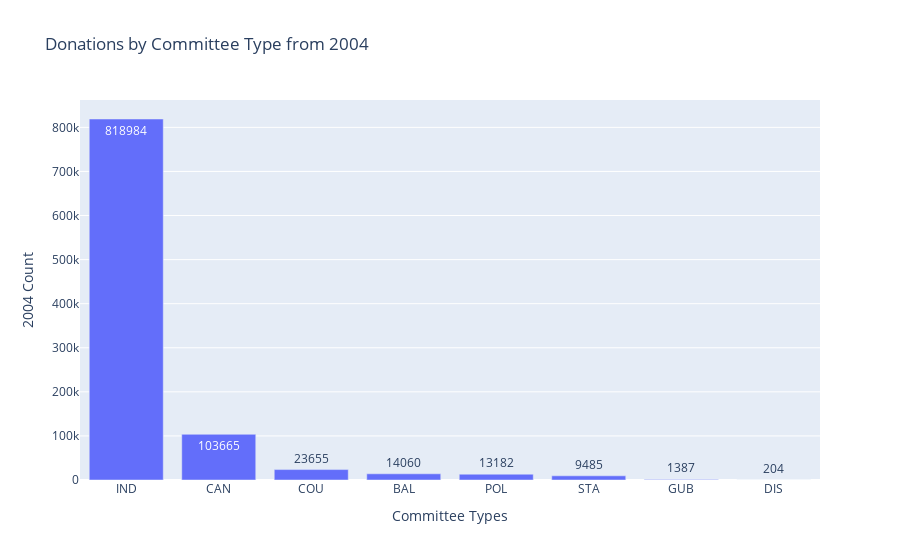
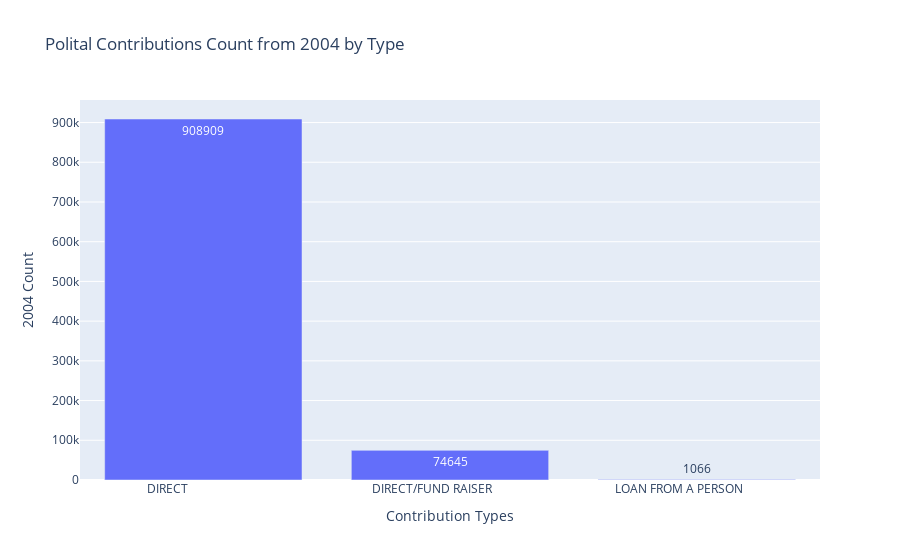

Source (notebook cell) for these figures, in order:
### Code cell
# Graph by Year
year_selector.observe(update_plots, names='value')
update_plots(None)

### Figure 1 — Plotly figure (JSON) as saved in the notebook; plotly's stock layout.template omitted (floating-point values rounded to 4 significant figures)
{"data": [{"alignmentgroup": "True", "hovertemplate": "Committee_Type=%{x}<br>Count=%{text}<extra></extra>", "legendgroup": "", "marker": {"color": "#636efa", "pattern": {"shape": ""}}, "name": "", "offsetgroup": "", "orientation": "v", "showlegend": false, "text": [818984, 103665, 23655, 14060, 13182, 9485, 1387, 204], "textposition": "auto", "type": "bar", "x": ["IND", "CAN", "COU", "BAL", "POL", "STA", "GUB", "DIS"], "xaxis": "x", "y": [818984, 103665, 23655, 14060, 13182, 9485, 1387, 204], "yaxis": "y"}], "layout": {"barmode": "relative", "legend": {"tracegroupgap": 0}, "title": {"text": "Donations by Committee Type from 2004"}, "xaxis": {"anchor": "y", "domain": [0, 1], "title": {"text": "Committee Types"}}, "yaxis": {"anchor": "x", "domain": [0, 1], "title": {"text": "2004 Count"}}}}

### Figure 2 — Plotly figure (JSON) as saved in the notebook; plotly's stock layout.template omitted (floating-point values rounded to 4 significant figures)
{"data": [{"alignmentgroup": "True", "hovertemplate": "Cont_Type=%{x}<br>Count=%{text}<extra></extra>", "legendgroup": "", "marker": {"color": "#636efa", "pattern": {"shape": ""}}, "name": "", "offsetgroup": "", "orientation": "v", "showlegend": false, "text": [908909, 74645, 1066], "textposition": "auto", "type": "bar", "x": ["DIRECT                        ", "DIRECT/FUND RAISER            ", "LOAN FROM A PERSON            "], "xaxis": "x", "y": [908909, 74645, 1066], "yaxis": "y"}], "layout": {"barmode": "relative", "legend": {"tracegroupgap": 0}, "title": {"text": "Polital Contributions Count from 2004 by Type"}, "xaxis": {"anchor": "y", "domain": [0, 1], "title": {"text": "Contribution Types"}}, "yaxis": {"anchor": "x", "domain": [0, 1], "title": {"text": "2004 Count"}}}}
